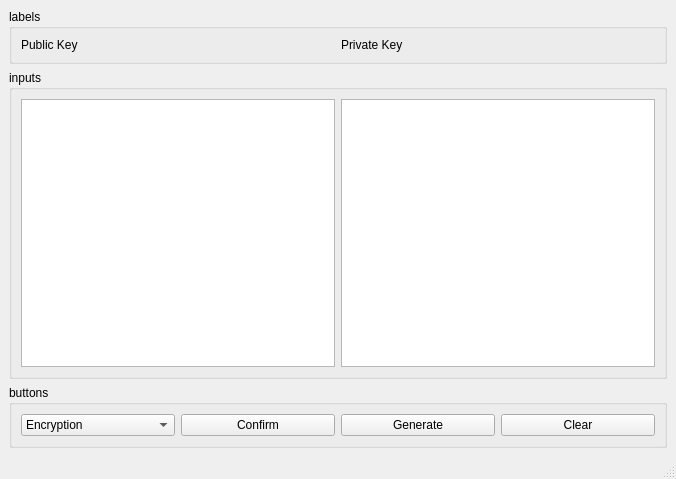
<?xml version="1.0" encoding="UTF-8"?>
<ui version="4.0">
 <class>MainWindow</class>
 <widget class="QMainWindow" name="MainWindow">
  <property name="geometry">
   <rect>
    <x>0</x>
    <y>0</y>
    <width>676</width>
    <height>479</height>
   </rect>
  </property>
  <property name="windowTitle">
   <string>Maturita2020</string>
  </property>
  <property name="animated">
   <bool>false</bool>
  </property>
  <widget class="QWidget" name="centralwidget">
   <layout class="QVBoxLayout" name="verticalLayout">
    <item>
     <widget class="QGroupBox" name="labels">
      <property name="title">
       <string>labels</string>
      </property>
      <layout class="QHBoxLayout" name="horizontalLayout_2">
       <item>
        <widget class="QLabel" name="pbk_label">
         <property name="text">
          <string>Public Key</string>
         </property>
        </widget>
       </item>
       <item>
        <widget class="QLabel" name="prk_label">
         <property name="text">
          <string>Private Key</string>
         </property>
        </widget>
       </item>
      </layout>
     </widget>
    </item>
    <item>
     <widget class="QGroupBox" name="inputs">
      <property name="title">
       <string>inputs</string>
      </property>
      <layout class="QHBoxLayout" name="horizontalLayout">
       <item>
        <widget class="QTextEdit" name="pbk"/>
       </item>
       <item>
        <widget class="QTextEdit" name="prk"/>
       </item>
      </layout>
     </widget>
    </item>
    <item>
     <widget class="QGroupBox" name="buttons">
      <property name="title">
       <string>buttons</string>
      </property>
      <layout class="QHBoxLayout" name="horizontalLayout_3">
       <item>
        <widget class="QComboBox" name="mode_button">
         <property name="editable">
          <bool>false</bool>
         </property>
         <property name="currentText">
          <string>Encryption</string>
         </property>
         <property name="currentIndex">
          <number>0</number>
         </property>
         <property name="maxVisibleItems">
          <number>2</number>
         </property>
         <item>
          <property name="text">
           <string>Encryption</string>
          </property>
         </item>
         <item>
          <property name="text">
           <string>Decryption</string>
          </property>
         </item>
        </widget>
       </item>
       <item>
        <widget class="QPushButton" name="confirm_button">
         <property name="text">
          <string>Confirm</string>
         </property>
        </widget>
       </item>
       <item>
        <widget class="QPushButton" name="generate_button">
         <property name="text">
          <string>Generate</string>
         </property>
        </widget>
       </item>
       <item>
        <widget class="QPushButton" name="clear_button">
         <property name="text">
          <string>Clear</string>
         </property>
        </widget>
       </item>
      </layout>
     </widget>
    </item>
   </layout>
  </widget>
  <widget class="QStatusBar" name="statusbar"/>
  <action name="actionFile">
   <property name="text">
    <string>File</string>
   </property>
  </action>
 </widget>
 <resources/>
 <connections>
  <connection>
   <sender>clear_button</sender>
   <signal>clicked()</signal>
   <receiver>pbk</receiver>
   <slot>clear()</slot>
   <hints>
    <hint type="sourcelabel">
     <x>410</x>
     <y>382</y>
    </hint>
    <hint type="destinationlabel">
     <x>215</x>
     <y>260</y>
    </hint>
   </hints>
  </connection>
  <connection>
   <sender>clear_button</sender>
   <signal>clicked()</signal>
   <receiver>prk</receiver>
   <slot>clear()</slot>
   <hints>
    <hint type="sourcelabel">
     <x>453</x>
     <y>381</y>
    </hint>
    <hint type="destinationlabel">
     <x>453</x>
     <y>295</y>
    </hint>
   </hints>
  </connection>
 </connections>
</ui>
